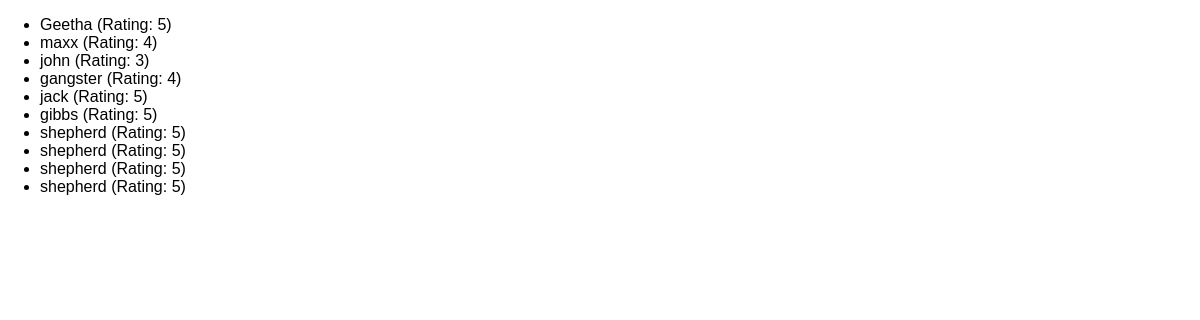
/reviews, run on an earlier commit of the app's database.
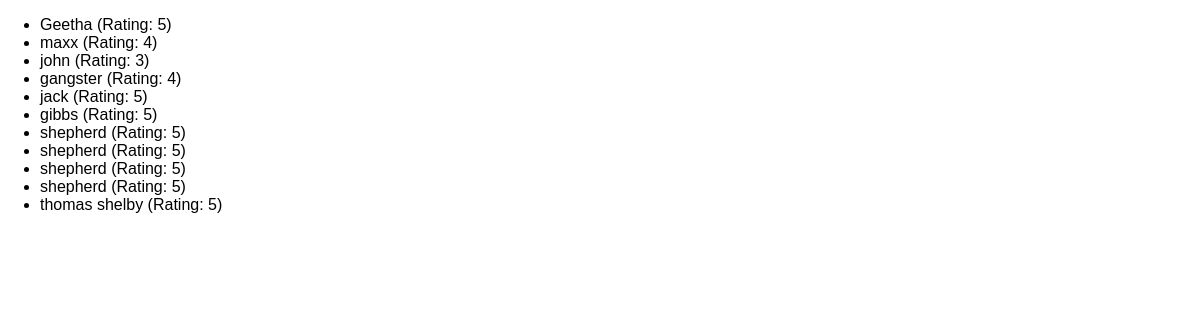
And on a later commit of the database.
### reviews/models.py (models this page shows)
class Review(models.Model):
    user_name = models.CharField(max_length=100)
    review_text = models.TextField()
    rating = models.IntegerField()

### reviews/views.py (the view)
# urls.py: path("reviews", views.ReviewListView.as_view()),
class ReviewListView(ListView):
    template_name = "reviews/review_list.html"
    model = Review
    context_object_name = "reviews"

### reviews/templates/reviews/review_list.html (shortened to what this page needs)
{%extends "reviews/base.html"%}
{%block content%}
    <ul>
        {% for review in reviews%}
            <li>{{review.user_name}} (Rating: {{review.rating}})</li>
        {%endfor%}
    </ul>
{%endblock%}

What changed in the data, as far as the page shows it:
added Review: user_name "thomas shelby", rating "5"
